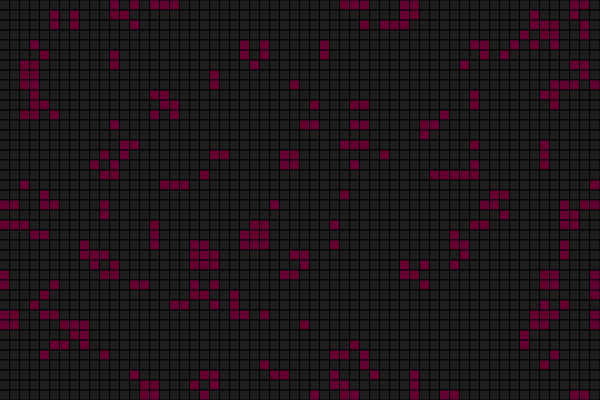
Frame 1 (no input)
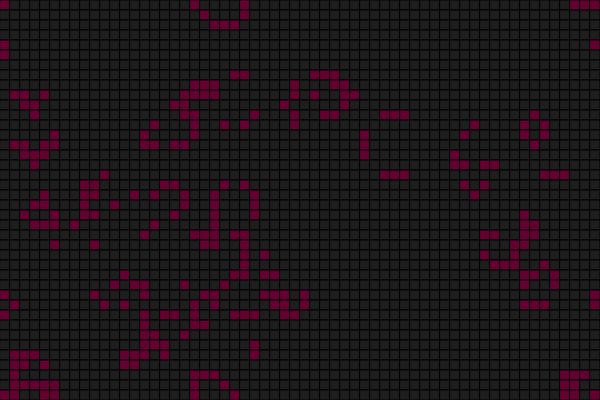
Frame 60 (no input)
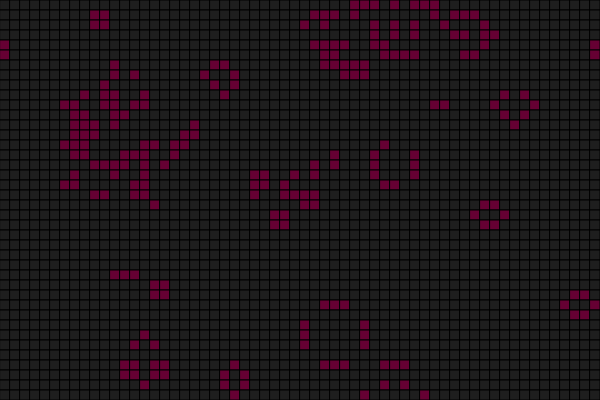
Frame 120 (the mouse pressed at the canvas centre since frame 60)

The p5.js sketch that drew these frames (run headless with seeded random() and noise() and a simulated clock; from frame 60 on, the mouse is pressed at the canvas centre):

// p5.js sketch
// ── sketch.js
// # Created by: crunchypi
// # implementation of: Conway's game of life
// # https://en.wikipedia.org/wiki/Conway%27s_Game_of_Life

let tileSize = 10 // # root
let percentToFill = 15 // # initial state 

let canvasWidht = 600
let canvasHeight = 400

function setup() {
  createCanvas(canvasWidht, canvasHeight);
  this.grid = new Grid(tileSize)
  this.grid.randomFill(percentToFill)
  this.grid.setSnapShot()
}

function draw() {
  background(220);
  this.grid.update_snapshot()
  this.grid.render()
  //wait(1000)
}




// ── Grid.js
class Grid {
  constructor(_sizeRoot){
  let rowCount = height / _sizeRoot
  let colCount = width / _sizeRoot
  
  let tiles = []
  for (let x = 0; x < rowCount;  x++) {
    let temp = []
    for (let y = 0; y < colCount; y++) {
      let newTile = new Tile(y * _sizeRoot, 
                             x * _sizeRoot, _sizeRoot, 
                             [x,y])
      temp.push(newTile)
    }
    tiles.push(temp)
  }
    
  this.tiles = tiles
  this.rowCount = rowCount
  this.colCount = colCount
  }
  
  
  randomFill(_percentLive) {
    for (let x = 0; x < this.rowCount; x++) {
      for (let y = 0; y < this.colCount; y++) {
        let result = random(0,100)
        if (result <= _percentLive) {
          this.tiles[x][y].setOccupied()
        }
      }
    }
  }
  
  
  countNeighbours(_tile) {
    let neighboursCount = 0
    let rows = this.tiles.length
    let cols = this.tiles[0].length
    
    let x = _tile.coordinates[0]
    let y = _tile.coordinates[1]
    
    function wrapper(_coord, _selection, _rowCol){
      if (_coord[_selection] > _rowCol - 1) {
        _coord[_selection] -= _rowCol
      }
      if (_coord[_selection] < 0) {
        _coord[_selection] += _rowCol
      }
    }
    
    let n = [x+1,y]
    let ne = [x+1,y+1]
    let e = [x,y+1]
    let se = [x-1,y+1]
    let s = [x-1,y]
    let sw = [x-1,y-1]
    let w = [x,y-1]
    let nw = [x+1,y-1]
    
    let collection = [n, ne, e, se, s, sw, w, nw]
    
    for (let i = 0; i < collection.length; i++) {
      let coord = collection[i]
      wrapper(coord,0, rows)
      wrapper(coord,1,cols)
      
      let x = coord[0]
      let y = coord[1]
      let neighbour = this.tiles[x][y]
      if (neighbour.occupied) {
        neighboursCount ++ 
      }
    }
    return neighboursCount
  }
  
  
  rules(_tile) {
    let neighbourCount = this.countNeighbours(_tile) 
    
    if (_tile.occupied) {
      if (neighbourCount < 2) {
        _tile.nextGen = false
      }
      else if (neighbourCount == 2) {
        _tile.nextGen = true
      }
      else if (neighbourCount > 3) {
        _tile.nextGen = false
      }
    }
    else if (neighbourCount == 3) {
      _tile.nextGen = true
    }
  }
  
  
  setSnapShot() { 
    for (let x = 0; x < this.rowCount; x++) {
      for (let y = 0; y < this.colCount; y++) {
        let tile = this.tiles[x][y]
        this.rules(tile)
      }
    }
  }
  
  
  loadSnapShot() {
    for (let x = 0; x < this.rowCount; x++) {
      for (let y = 0; y < this.colCount; y++) {
        let tile = this.tiles[x][y]
        if (tile.nextGen) {
          tile.setOccupied()
        }
        else {
          tile.setNotOccupied()
        }
      }
    }
  }
  
  
  update_snapshot() { 
    this.loadSnapShot()
    this.setSnapShot()
  }
 
  
  render() {
    for (let x = 0; x < this.rowCount; x++) {
      for (let y = 0; y < this.colCount; y++) {
        this.tiles[x][y].render()
      }
    }
  }
  
}
// ── Tile.js
class Tile {
  constructor(_xPos, _yPos, _size, _coordinates) {
    this.xPos = _xPos
    this.yPos = _yPos
    this.size = _size
    this.coordinates = _coordinates

    this.setNotOccupied()
  }
  
  setOccupied() {
    this.occupied = true
    this.color = [102, 0, 51] //[90,32,103]
  }
  setNotOccupied() {
    this.occupied = false
    this.color = [30]
  }
  

  render() {
    //noStroke()
    stroke(0)
    fill(this.color)
    rect(this.xPos, this.yPos, this.size, this.size)
  }
}
